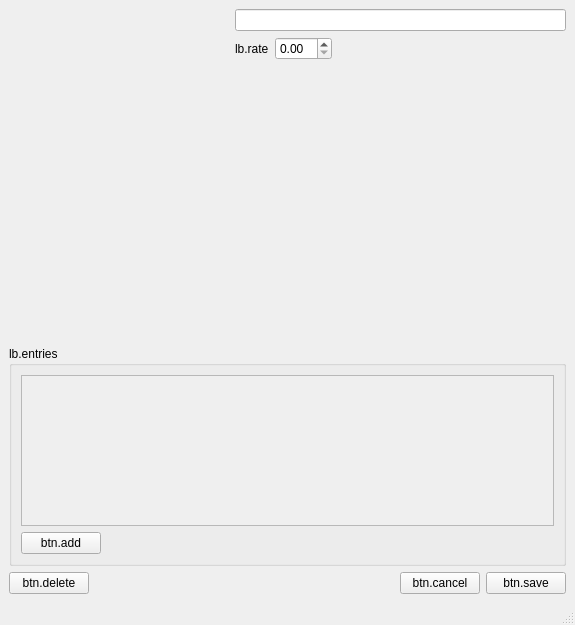
<?xml version="1.0" encoding="UTF-8"?>
<ui version="4.0">
 <class>NewMovieWindow</class>
 <widget class="QMainWindow" name="NewMovieWindow">
  <property name="geometry">
   <rect>
    <x>0</x>
    <y>0</y>
    <width>575</width>
    <height>625</height>
   </rect>
  </property>
  <property name="minimumSize">
   <size>
    <width>575</width>
    <height>625</height>
   </size>
  </property>
  <property name="windowTitle">
   <string>window.title</string>
  </property>
  <widget class="QWidget" name="Body">
   <layout class="QVBoxLayout" name="verticalLayout_2" stretch="3,2,0">
    <item>
     <layout class="QHBoxLayout" name="LayoutMovieSection" stretch="2,3">
      <item>
       <widget class="QLabel" name="LabelPreview">
        <property name="minimumSize">
         <size>
          <width>0</width>
          <height>309</height>
         </size>
        </property>
        <property name="text">
         <string/>
        </property>
        <property name="alignment">
         <set>Qt::AlignCenter</set>
        </property>
       </widget>
      </item>
      <item>
       <layout class="QVBoxLayout" name="LayouMovieInfo">
        <item>
         <widget class="QLineEdit" name="InputTitle"/>
        </item>
        <item>
         <layout class="QHBoxLayout" name="LayoutMovieRate">
          <item>
           <widget class="QLabel" name="LabelRate">
            <property name="text">
             <string>lb.rate</string>
            </property>
           </widget>
          </item>
          <item>
           <widget class="QDoubleSpinBox" name="InputRate">
            <property name="maximum">
             <double>10.000000000000000</double>
            </property>
           </widget>
          </item>
          <item>
           <spacer name="SpacerMovieRate">
            <property name="orientation">
             <enum>Qt::Horizontal</enum>
            </property>
            <property name="sizeHint" stdset="0">
             <size>
              <width>40</width>
              <height>20</height>
             </size>
            </property>
           </spacer>
          </item>
         </layout>
        </item>
        <item>
         <spacer name="SpacerMovieInfo">
          <property name="orientation">
           <enum>Qt::Vertical</enum>
          </property>
          <property name="sizeHint" stdset="0">
           <size>
            <width>20</width>
            <height>40</height>
           </size>
          </property>
         </spacer>
        </item>
       </layout>
      </item>
     </layout>
    </item>
    <item>
     <widget class="QGroupBox" name="GroupEntries">
      <property name="title">
       <string>lb.entries</string>
      </property>
      <layout class="QVBoxLayout" name="verticalLayout_4">
       <item>
        <widget class="QScrollArea" name="ScrollAreaEntries">
         <property name="widgetResizable">
          <bool>true</bool>
         </property>
         <widget class="QWidget" name="EntriesContainer">
          <property name="geometry">
           <rect>
            <x>0</x>
            <y>0</y>
            <width>531</width>
            <height>124</height>
           </rect>
          </property>
          <layout class="QVBoxLayout" name="LayoutEntriesContainer"/>
         </widget>
        </widget>
       </item>
       <item>
        <layout class="QHBoxLayout" name="LayoutEntriesControls">
         <item>
          <widget class="QPushButton" name="ButtonAddEntry">
           <property name="text">
            <string>btn.add</string>
           </property>
          </widget>
         </item>
         <item>
          <spacer name="SpacerEntriesControls">
           <property name="orientation">
            <enum>Qt::Horizontal</enum>
           </property>
           <property name="sizeHint" stdset="0">
            <size>
             <width>40</width>
             <height>20</height>
            </size>
           </property>
          </spacer>
         </item>
        </layout>
       </item>
      </layout>
     </widget>
    </item>
    <item>
     <layout class="QHBoxLayout" name="LayoutMovieControls">
      <item>
       <widget class="QPushButton" name="ButtonDelete">
        <property name="text">
         <string>btn.delete</string>
        </property>
       </widget>
      </item>
      <item>
       <spacer name="MovieControlsSpacer">
        <property name="orientation">
         <enum>Qt::Horizontal</enum>
        </property>
        <property name="sizeHint" stdset="0">
         <size>
          <width>40</width>
          <height>20</height>
         </size>
        </property>
       </spacer>
      </item>
      <item>
       <widget class="QPushButton" name="ButtonCancel">
        <property name="text">
         <string>btn.cancel</string>
        </property>
       </widget>
      </item>
      <item>
       <widget class="QPushButton" name="ButtonSave">
        <property name="text">
         <string>btn.save</string>
        </property>
       </widget>
      </item>
     </layout>
    </item>
   </layout>
  </widget>
  <widget class="QMenuBar" name="menuBar">
   <property name="geometry">
    <rect>
     <x>0</x>
     <y>0</y>
     <width>575</width>
     <height>24</height>
    </rect>
   </property>
  </widget>
  <widget class="QStatusBar" name="statusbar"/>
 </widget>
 <resources/>
 <connections/>
</ui>
